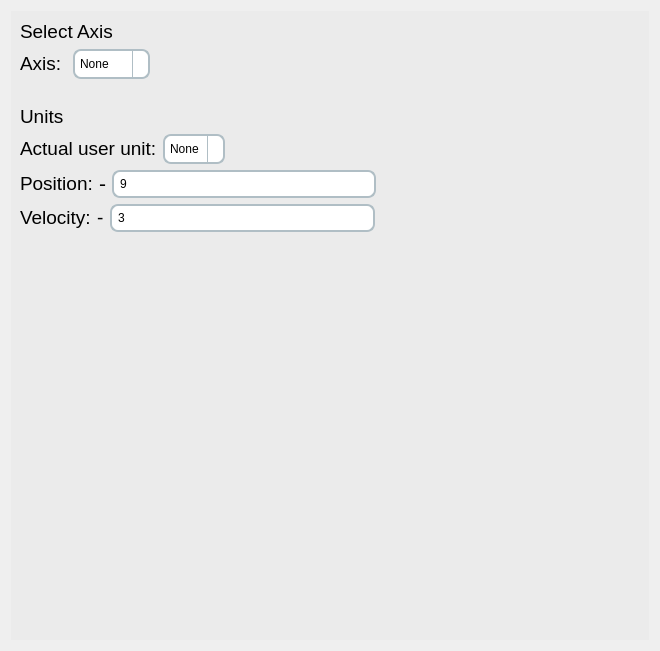
<?xml version="1.0" encoding="UTF-8"?>
<ui version="4.0">
 <class>parameterTab</class>
 <widget class="QWidget" name="parameterTab">
  <property name="geometry">
   <rect>
    <x>0</x>
    <y>0</y>
    <width>660</width>
    <height>651</height>
   </rect>
  </property>
  <property name="windowTitle">
   <string>Form</string>
  </property>
  <layout class="QVBoxLayout" name="verticalLayout">
   <property name="sizeConstraint">
    <enum>QLayout::SetMinimumSize</enum>
   </property>
   <item>
    <widget class="QWidget" name="centralwidget_2" native="true">
     <property name="sizePolicy">
      <sizepolicy hsizetype="Expanding" vsizetype="Expanding">
       <horstretch>0</horstretch>
       <verstretch>0</verstretch>
      </sizepolicy>
     </property>
     <property name="autoFillBackground">
      <bool>false</bool>
     </property>
     <property name="styleSheet">
      <string notr="true">QWidget{background-color:rgb(235, 235, 235);
color:black}</string>
     </property>
     <layout class="QVBoxLayout" name="verticalLayout_3">
      <property name="sizeConstraint">
       <enum>QLayout::SetDefaultConstraint</enum>
      </property>
      <item>
       <layout class="QVBoxLayout" name="verticalLayout_2">
        <item>
         <widget class="QLabel" name="label">
          <property name="styleSheet">
           <string notr="true">QLabel {
    border-bottom: 2px solid grey; /* Dunkelgrauer unterer Rand als Linie */
    padding: 3px; /* Ein wenig Abstand zum Text für Ästhetik */
	color: rgb(72, 72, 72);
}
font: 14pt &quot;MS Shell Dlg 2&quot;;</string>
          </property>
          <property name="text">
           <string>&lt;html&gt;&lt;head/&gt;&lt;body&gt;&lt;p&gt;&lt;span style=&quot; font-size:14pt;&quot;&gt;Select Axis&lt;/span&gt;&lt;/p&gt;&lt;/body&gt;&lt;/html&gt;</string>
          </property>
         </widget>
        </item>
        <item>
         <layout class="QHBoxLayout" name="horizontalLayout">
          <item>
           <widget class="QLabel" name="label_2">
            <property name="text">
             <string>&lt;html&gt;&lt;head/&gt;&lt;body&gt;&lt;p&gt;&lt;span style=&quot; font-size:14pt;&quot;&gt;Axis: &lt;/span&gt;&lt;/p&gt;&lt;/body&gt;&lt;/html&gt;</string>
            </property>
           </widget>
          </item>
          <item>
           <widget class="QComboBox" name="comboBox">
            <property name="styleSheet">
             <string notr="true">QComboBox {
    border: 2px solid #B0BEC5; /* Grauer Rand */
    border-radius: 8px; /* Abgerundete Ecken */
    padding: 5px; /* Abstand innen */
    background-color: white; /* Hellgrauer Hintergrund */
}

QComboBox:hover {
    border-color: #78909C; /* Dunklerer Rand beim Hover */
}

QComboBox::drop-down {
    subcontrol-origin: padding;
    subcontrol-position: top right; /* Position des Dropdown-Pfeils */
    border-left-width: 1px; /* Linie zwischen Text und Dropdown-Pfeil */
    border-left-color: #B0BEC5; /* Farbe der Linie zwischen Text und Dropdown-Pfeil */
    border-left-style: solid; /* Stil der Linie zwischen Text und Dropdown-Pfeil */
}

QComboBox QAbstractItemView {
    border: 2px solid #B0BEC5; /* Rand der Dropdown-Liste */
    selection-background-color: #78909C; /* Hintergrundfarbe für ausgewähltes Item */
    color: #37474F; /* Textfarbe */
    background-color: #ECEFF1; /* Hintergrundfarbe */
    padding: 10px; /* Abstand */
}</string>
            </property>
            <item>
             <property name="text">
              <string>None</string>
             </property>
            </item>
            <item>
             <property name="text">
              <string>Rotative</string>
             </property>
            </item>
            <item>
             <property name="text">
              <string>Linear</string>
             </property>
            </item>
           </widget>
          </item>
          <item>
           <spacer name="horizontalSpacer">
            <property name="orientation">
             <enum>Qt::Horizontal</enum>
            </property>
            <property name="sizeHint" stdset="0">
             <size>
              <width>40</width>
              <height>20</height>
             </size>
            </property>
           </spacer>
          </item>
         </layout>
        </item>
        <item>
         <spacer name="horizontalSpacer_5">
          <property name="orientation">
           <enum>Qt::Horizontal</enum>
          </property>
          <property name="sizeHint" stdset="0">
           <size>
            <width>40</width>
            <height>20</height>
           </size>
          </property>
         </spacer>
        </item>
        <item>
         <widget class="QLabel" name="label_4">
          <property name="styleSheet">
           <string notr="true">QLabel {
    border-bottom: 2px solid grey; /* Dunkelgrauer unterer Rand als Linie */
    padding: 3px; /* Ein wenig Abstand zum Text für Ästhetik */
	color: rgb(72, 72, 72);
}
font: 14pt &quot;MS Shell Dlg 2&quot;;</string>
          </property>
          <property name="text">
           <string>&lt;html&gt;&lt;head/&gt;&lt;body&gt;&lt;p&gt;&lt;span style=&quot; font-size:14pt;&quot;&gt;Units&lt;/span&gt;&lt;/p&gt;&lt;/body&gt;&lt;/html&gt;</string>
          </property>
         </widget>
        </item>
        <item>
         <layout class="QHBoxLayout" name="horizontalLayout_2">
          <item>
           <widget class="QLabel" name="label_3">
            <property name="text">
             <string>&lt;html&gt;&lt;head/&gt;&lt;body&gt;&lt;p&gt;&lt;span style=&quot; font-size:14pt;&quot;&gt;Actual user unit:&lt;/span&gt;&lt;/p&gt;&lt;/body&gt;&lt;/html&gt;</string>
            </property>
           </widget>
          </item>
          <item>
           <widget class="QComboBox" name="comboBox_2">
            <property name="styleSheet">
             <string notr="true">QComboBox {
    border: 2px solid #B0BEC5; /* Grauer Rand */
    border-radius: 8px; /* Abgerundete Ecken */
    padding: 5px; /* Abstand innen */
    background-color: white; /* Hellgrauer Hintergrund */
}

QComboBox:hover {
    border-color: #78909C; /* Dunklerer Rand beim Hover */
}

QComboBox::drop-down {
    subcontrol-origin: padding;
    subcontrol-position: top right; /* Position des Dropdown-Pfeils */
    border-left-width: 1px; /* Linie zwischen Text und Dropdown-Pfeil */
    border-left-color: #B0BEC5; /* Farbe der Linie zwischen Text und Dropdown-Pfeil */
    border-left-style: solid; /* Stil der Linie zwischen Text und Dropdown-Pfeil */
}

QComboBox QAbstractItemView {
    border: 2px solid #B0BEC5; /* Rand der Dropdown-Liste */
    selection-background-color: #78909C; /* Hintergrundfarbe für ausgewähltes Item */
    color: #37474F; /* Textfarbe */
    background-color: #ECEFF1; /* Hintergrundfarbe */
    padding: 10px; /* Abstand */
}</string>
            </property>
            <item>
             <property name="text">
              <string>None</string>
             </property>
            </item>
           </widget>
          </item>
          <item>
           <spacer name="horizontalSpacer_2">
            <property name="orientation">
             <enum>Qt::Horizontal</enum>
            </property>
            <property name="sizeHint" stdset="0">
             <size>
              <width>40</width>
              <height>20</height>
             </size>
            </property>
           </spacer>
          </item>
         </layout>
        </item>
        <item>
         <layout class="QHBoxLayout" name="horizontalLayout_6">
          <item>
           <widget class="QLabel" name="label_5">
            <property name="text">
             <string>&lt;html&gt;&lt;head/&gt;&lt;body&gt;&lt;p&gt;&lt;span style=&quot; font-size:14pt;&quot;&gt;Position:&lt;/span&gt;&lt;/p&gt;&lt;/body&gt;&lt;/html&gt;</string>
            </property>
           </widget>
          </item>
          <item>
           <widget class="QLabel" name="label_8">
            <property name="text">
             <string>&lt;html&gt;&lt;head/&gt;&lt;body&gt;&lt;p&gt;&lt;span style=&quot; font-size:16pt;&quot;&gt;-&lt;/span&gt;&lt;/p&gt;&lt;/body&gt;&lt;/html&gt;</string>
            </property>
           </widget>
          </item>
          <item>
           <widget class="QLineEdit" name="line_edit_position_unit">
            <property name="styleSheet">
             <string notr="true">QLineEdit {
    border: 2px solid #B0BEC5; /* Hellgrauer Rand */
    border-radius: 8px; /* Abgerundete Ecken */
    padding: 4px; /* Innenabstand für Text */
    background-color: white; /* Helle Hintergrundfarbe */
	font: 12pt &quot;MS Shell Dlg 2&quot;;
}

QLineEdit:hover {
    border-color: #78909C; /* Dunklerer Rand beim Darüberfahren */
}

</string>
            </property>
            <property name="inputMask">
             <string>000</string>
            </property>
            <property name="text">
             <string>9</string>
            </property>
           </widget>
          </item>
          <item>
           <spacer name="horizontalSpacer_3">
            <property name="orientation">
             <enum>Qt::Horizontal</enum>
            </property>
            <property name="sizeHint" stdset="0">
             <size>
              <width>40</width>
              <height>20</height>
             </size>
            </property>
           </spacer>
          </item>
         </layout>
        </item>
        <item>
         <layout class="QHBoxLayout" name="horizontalLayout_7">
          <item>
           <widget class="QLabel" name="label_6">
            <property name="text">
             <string>&lt;html&gt;&lt;head/&gt;&lt;body&gt;&lt;p&gt;&lt;span style=&quot; font-size:14pt;&quot;&gt;Velocity:&lt;/span&gt;&lt;/p&gt;&lt;/body&gt;&lt;/html&gt;</string>
            </property>
           </widget>
          </item>
          <item>
           <widget class="QLabel" name="label_7">
            <property name="text">
             <string>&lt;html&gt;&lt;head/&gt;&lt;body&gt;&lt;p&gt;&lt;span style=&quot; font-size:14pt;&quot;&gt;-&lt;/span&gt;&lt;/p&gt;&lt;/body&gt;&lt;/html&gt;</string>
            </property>
           </widget>
          </item>
          <item>
           <widget class="QLineEdit" name="line_edit_velocity_unit">
            <property name="styleSheet">
             <string notr="true">QLineEdit {
    border: 2px solid #B0BEC5; /* Hellgrauer Rand */
    border-radius: 8px; /* Abgerundete Ecken */
    padding: 4px; /* Innenabstand für Text */
    background-color: white; /* Helle Hintergrundfarbe */
	font: 12pt &quot;MS Shell Dlg 2&quot;;
}

QLineEdit:hover {
    border-color: #78909C; /* Dunklerer Rand beim Darüberfahren */
}

</string>
            </property>
            <property name="inputMask">
             <string>000</string>
            </property>
            <property name="text">
             <string>3</string>
            </property>
           </widget>
          </item>
          <item>
           <spacer name="horizontalSpacer_4">
            <property name="orientation">
             <enum>Qt::Horizontal</enum>
            </property>
            <property name="sizeHint" stdset="0">
             <size>
              <width>40</width>
              <height>20</height>
             </size>
            </property>
           </spacer>
          </item>
         </layout>
        </item>
        <item>
         <spacer name="verticalSpacer">
          <property name="orientation">
           <enum>Qt::Vertical</enum>
          </property>
          <property name="sizeHint" stdset="0">
           <size>
            <width>20</width>
            <height>40</height>
           </size>
          </property>
         </spacer>
        </item>
       </layout>
      </item>
     </layout>
    </widget>
   </item>
  </layout>
 </widget>
 <resources/>
 <connections/>
</ui>
